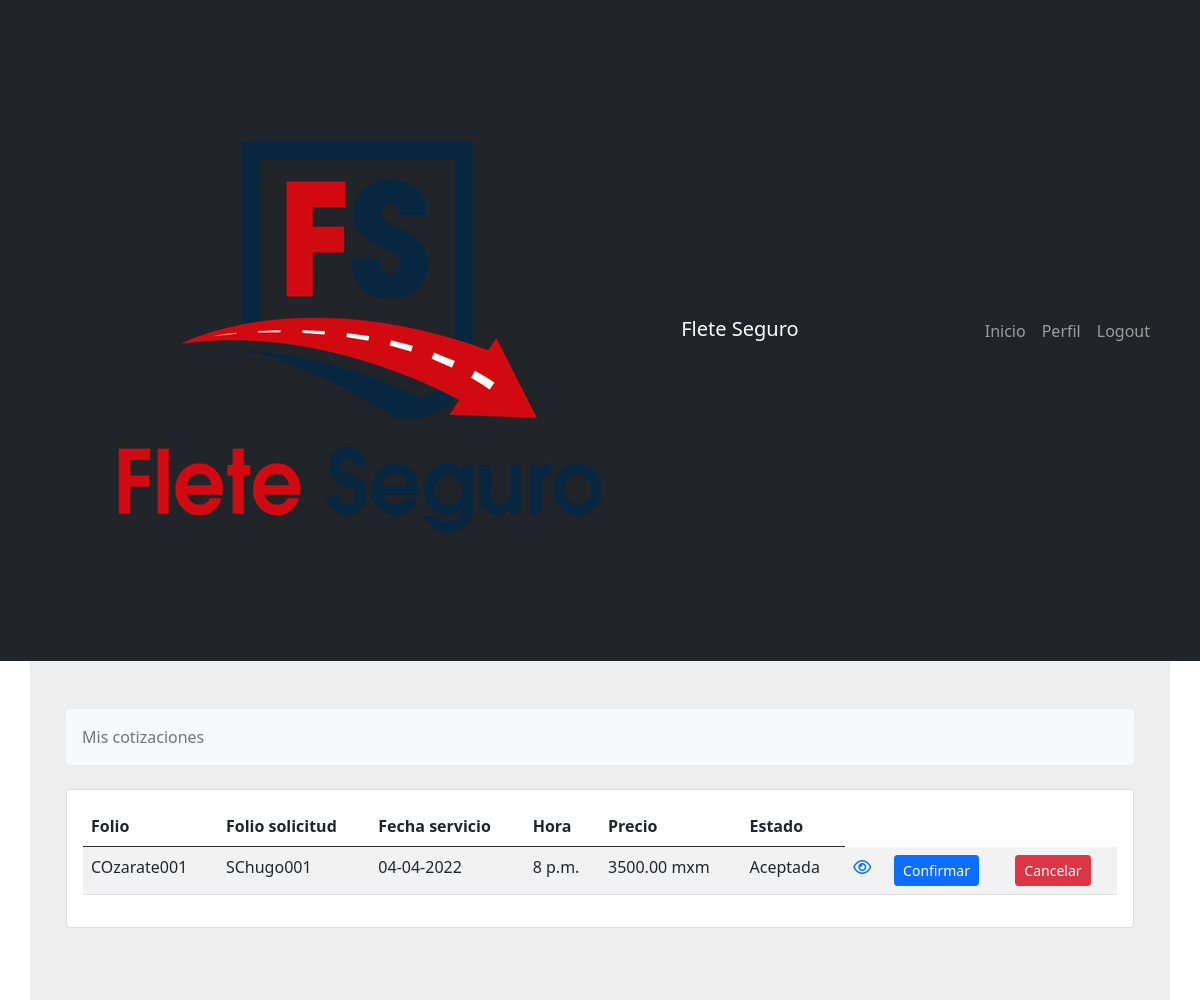
Page /fletes/cotizaciones/ (signed in) on the earlier database version.
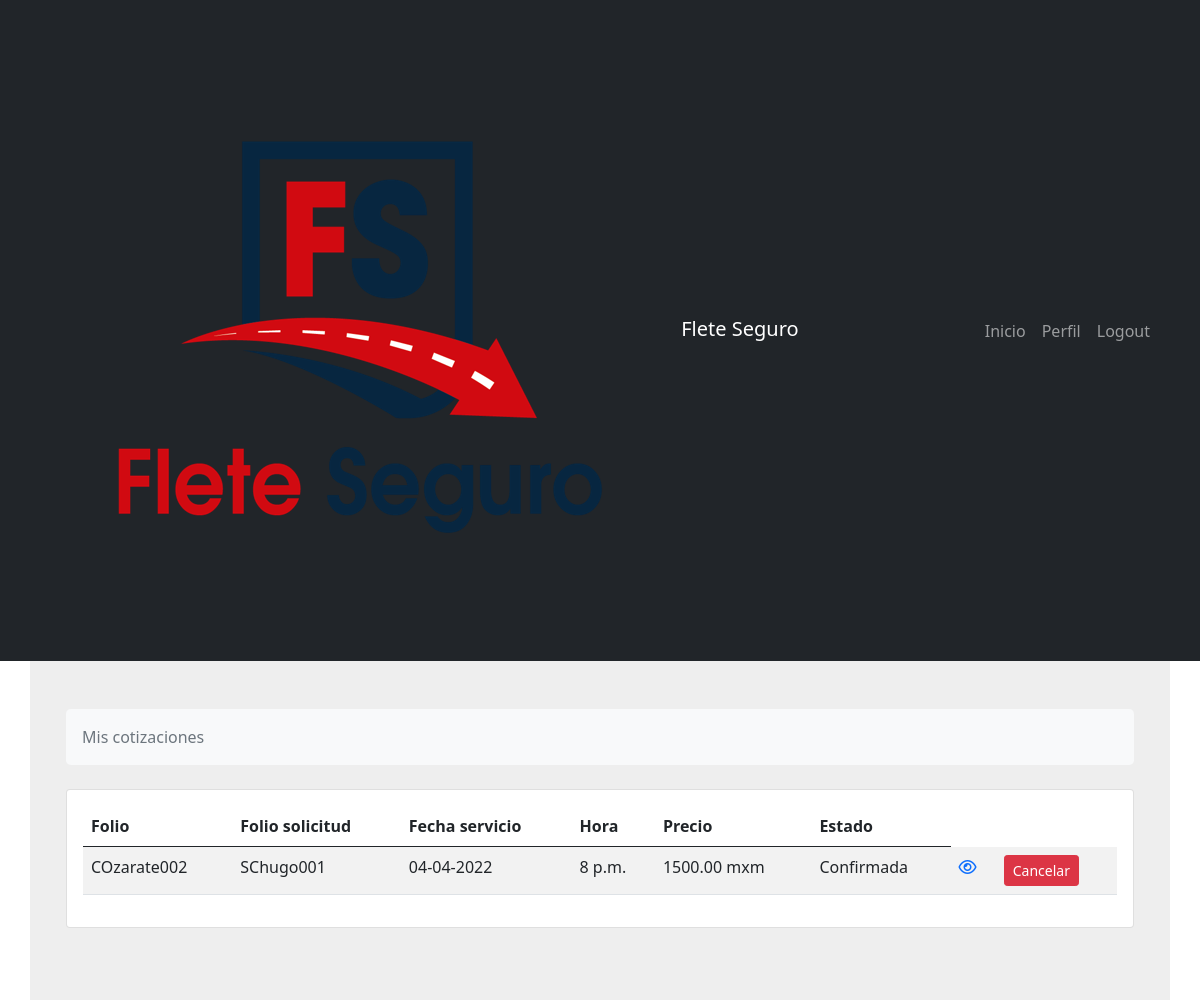
Same page on the later database version.
### fletes/models.py (models this page shows, shortened)
class Cotizacion(models.Model):
    transportista_id = models.ForeignKey(
        Transportista,
        verbose_name="Transportista",
        on_delete=models.CASCADE)
    solicitud_id = models.ForeignKey(
        Solicitud,
        verbose_name="Solicitud",
        on_delete=models.CASCADE)
    unidad_id = models.ForeignKey(
        Unidades,
        verbose_name="Unidad",
        on_delete=models.CASCADE)
    creado = models.DateTimeField(editable=False)
    modificado = models.DateTimeField()
    monto = models.FloatField(
        verbose_name="Monto")
    folio = models.CharField(verbose_name="Folio", max_length=20, editable=False, unique = True)
    estado_cotizacion = models.CharField(verbose_name="Estado", choices=ESTADO_COTIZACION, max_length=40, default="Pendiente")
    motivo_cancelacion = models.TextField(verbose_name="Motivo de cancelación", null=True, blank=True)
    total = models.FloatField(
        verbose_name="Total", null=True, blank=True)
    slug = models.SlugField(null=True, blank=True)
    nivel_seguro = models.ForeignKey(
        Seguro,
        verbose_name="Nivel de Seguro",
        on_delete=models.CASCADE,
        null=True,
        blank=True)
    es_asegurada = models.BooleanField(
        verbose_name="Viaje asegurado",
        default=False,)
    aceptar_tyc = models.BooleanField(
        verbose_name="Aceptación de términos y condiciones de seguro",
        default=False,)
    activo = models.BooleanField(
        verbose_name="Activo",
        default=True,)
    checkoutUrl = models.URLField(max_length = 200, null=True, blank=True)

class Solicitud(models.Model):
    cliente_id = models.ForeignKey(Cliente, on_delete=models.CASCADE)
    folio = models.CharField(verbose_name="Folio", max_length=20, editable=False, unique = True)
    creado = models.DateTimeField(editable=False)
    modificado = models.DateTimeField()
    descripcion_servicio = models.TextField(verbose_name="Descripción de servicio")
    caracteristicas_carga = models.TextField(verbose_name="Tipo de carga")
    peso_carga = models.FloatField(verbose_name="Peso de la carga(kg)")
    volumen_carga = models.FloatField(verbose_name="Volumen de la carga(mts3)")
    unidades_totales = models.IntegerField(verbose_name="Unidades totales de la carga")
    fecha_servicio = models.DateTimeField(verbose_name="Fecha de servicio", validators=[validate_date])
    hora = models.TimeField(verbose_name="Hora de servicio")
    tiempo_carga = models.IntegerField(verbose_name="Tiempo máximo para la carga(min)")
    domicilio_id = models.ForeignKey(Domicilios, on_delete=models.PROTECT, verbose_name="Origen")
    estado_solicitud = models.CharField(verbose_name="Estado", choices=ESTADO_SOLICITUD, max_length=40, default="Guardada")
    tiempo_total = models.FloatField(verbose_name="Tiempo total del viaje", null=True, blank=True)
    km_total = models.FloatField(verbose_name="Km totales del viaje", null=True, blank=True)
    slug = models.SlugField(null=True, blank=True)
    material_peligroso = models.BooleanField(
        verbose_name="Es material peligroso",
        default=False,)
    motivo_cancelacion = models.TextField(verbose_name="Motivo de cancelación")
    activo = models.BooleanField(
        verbose_name="Activo",
        default=True,)

### fletes/views.py (the view)
# urls.py: path('cotizaciones/', CotizacionListView.as_view(), name='cotizaciones'),
class CotizacionListView(UserPassesTestMixin, ListView):
    model = Cotizacion
    template_name = 'fletes/cotizaciones.html'
    context_object_name = 'cotizaciones'
    def test_func(self):
        if self.request.user.is_transportista:
            return True
        else:
            return False
    def get_queryset(self):
        return Cotizacion.objects.filter(
            transportista_id=self.request.user.transportista
        ).order_by('-creado').exclude(activo=False)

### usuarios/models.py (called while the page is built)
    @property
    def is_transportista(self):
        return self.es_transportista == True

### fletes/templates/fletes/cotizaciones.html (shortened to what this page needs)
{% extends 'base.html' %}
{% load crispy_forms_tags %}
{% block content %}
    <section style="background-color: #eee;">
        <div class="container py-5 mt-4r">
            <div class="row justify-content-center">
                <div class="col">
                    <nav aria-label="breadcrumb" class="bg-light rounded-3 p-3 mb-4">
                        <ol class="breadcrumb mb-0">
                            <li class="breadcrumb-item active" aria-current="page">Mis cotizaciones</li>
                        </ol>
                    </nav>
                </div>
            </div>
            <div class="row">
                <div class="col-12 justify-content-center">
                    <div class="card mb-4">
                        <div class="card-body">
                            <div class="table-responsive">
                                {% if cotizaciones %}
                                <table class="table table-striped">
                                    <thead>
                                        <tr>
                                            <th>Folio</th>
                                            <th>Folio solicitud</th>
                                            <th>Fecha servicio</th>
                                            <th>Hora</th>
                                            <th>Precio</th>
                                            <th>Estado</th>
                                        </tr>
                                    </thead>
                                    <tbody>
                                        {% for cotizacion in cotizaciones%}
                                        <tr>
                                            <td>{{cotizacion.folio}}</td>
                                            <td>{{cotizacion.solicitud_id.folio}}</td>
                                            <td>{{cotizacion.solicitud_id.fecha_servicio|date:"d-m-Y"}}</td>
                                            <td>{{cotizacion.solicitud_id.hora}}</td>
                                            <td>{{cotizacion.monto|floatformat:2 }} mxm</td>
                                            <td>{{cotizacion.estado_cotizacion}}</td>
                                            <td><a href="{% url 'fletes:detalle-cotizacion' cotizacion.slug %}"><i class="far fa-eye"></i></a></td>
                                            {% if cotizacion.estado_cotizacion == 'Aceptada' %}
                                                <td><a href="{% url 'fletes:confirmar-cotizacion' cotizacion.slug %}"><button class="btn btn-primary btn-sm">Confirmar</button></a></td>
                                                <td><button onclick="abrir_modal_confirm_cancel('{% url 'fletes:cancelar-cotizacion' cotizacion.slug %}')" class="btn btn-danger btn-sm">Cancelar</button></td>
                                            {% else %}
                                                {% if cotizacion.estado_cotizacion == 'Confirmada' %}
                                                <td><button onclick="abrir_modal_confirm_cancel('{% url 'fletes:cancelar-cotizacion' cotizacion.slug %}')" class="btn btn-danger btn-sm">Cancelar</button></td>
                                                {% else %}
                                                <td>
                                                    <a href="{% url 'fletes:delete-cotizacion' cotizacion.slug %}" class="confirm-delete" title="Delete" data-bs-toggle="modal"
                                                    data-bs-target="#confirmDeleteModal" id="deleteButton{{cotizacion.slug}}" title="Eliminar solicitud"><i class="far fa-trash-alt"></i></a>
                                                </td>
                                                {% endif %}
                                            {% endif %}
                                        </tr>
                                        {% endfor %}
                                    </tbody>
                                </table>
                                {% else %}
                                <h2>No tienes cotizaciones registradas</h2>
                                {% endif %}
                            </div>
                        </div>
                    </div>
                </div>
            </div>
        </div>
    </section>
{% endblock content %}

### templates/base.html (shortened to what this page needs)
{% load static %}
<!DOCTYPE html>
<html lang="en" dir="ltr">
<head>
  <link href="https://cdn.jsdelivr.net/npm/bootstrap@5.0.2/dist/css/bootstrap.min.css" rel="stylesheet">
  <link href="https://getbootstrap.com/docs/5.0/examples/features/features.css" rel="stylesheet">
</head>
  <body>
    {% include 'includes/header.html' %}
    <main role="main" class="container">
      <div class="row">
        {% block content %}{% endblock %}
    </main>
  </body>
</html>

### templates/includes/header.html (shortened to what this page needs)
{% load static %}
<header class="site-header">
    <nav class="navbar navbar-expand-lg navbar-dark bg-dark">
        <div class="container">
          <a class="navbar-brand" href="{% url 'home' %}"><img src="{% static 'media/logo.png' %}" alt=""> Flete Seguro</a>
          <div class="collapse navbar-collapse" id="navbarScroll">
            <ul class="navbar-nav ms-auto my-2 my-lg-0 navbar-nav-scroll" style="--bs-scroll-height: 100px;">
              <li class="nav-item">
                <a class="nav-item nav-link" href="{% url 'home' %}">Inicio</a>
              </li>
              {% if user.is_authenticated %}
              <li class="nav-item">
                <a class="nav-item nav-link" href="{% url 'profile-user'%}">Perfil</a>
              </li>
              <li class="nav-item">
                <a class="nav-item nav-link" href="{% url 'logout' %}">Logout</a>
              </li>
                {% endif %}
            </ul>
          </div>
        </div>
    </nav>
  </header>

Differences in the rows shown:
removed Cotizacion: folio "COzarate001", solicitud_id.folio "SChugo001", solicitud_id.fecha_servicio "04-04-2022", solicitud_id.hora "8 p.m.", monto "3500.00", estado_cotizacion "Aceptada", shows "Confirmar"
added Cotizacion: folio "COzarate002", solicitud_id.folio "SChugo001", solicitud_id.fecha_servicio "04-04-2022", solicitud_id.hora "8 p.m.", monto "1500.00", estado_cotizacion "Confirmada", shows "Cancelar"
